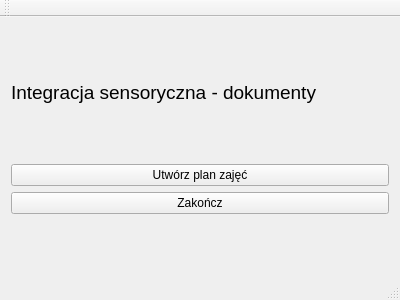
<?xml version="1.0" encoding="UTF-8"?>
<ui version="4.0">
 <class>MainWindow</class>
 <widget class="QMainWindow" name="MainWindow">
  <property name="geometry">
   <rect>
    <x>0</x>
    <y>0</y>
    <width>400</width>
    <height>300</height>
   </rect>
  </property>
  <property name="windowTitle">
   <string>MainWindow</string>
  </property>
  <widget class="QWidget" name="centralWidget">
   <layout class="QVBoxLayout" name="verticalLayout">
    <item>
     <spacer name="verticalSpacer_2">
      <property name="orientation">
       <enum>Qt::Vertical</enum>
      </property>
      <property name="sizeHint" stdset="0">
       <size>
        <width>20</width>
        <height>40</height>
       </size>
      </property>
     </spacer>
    </item>
    <item>
     <widget class="QLabel" name="label_title">
      <property name="font">
       <font>
        <pointsize>14</pointsize>
       </font>
      </property>
      <property name="text">
       <string>Integracja sensoryczna - dokumenty</string>
      </property>
     </widget>
    </item>
    <item>
     <spacer name="verticalSpacer">
      <property name="orientation">
       <enum>Qt::Vertical</enum>
      </property>
      <property name="sizeHint" stdset="0">
       <size>
        <width>20</width>
        <height>40</height>
       </size>
      </property>
     </spacer>
    </item>
    <item>
     <widget class="QPushButton" name="pushButton_newDocument">
      <property name="text">
       <string>Utwórz plan zajęć</string>
      </property>
     </widget>
    </item>
    <item>
     <widget class="QPushButton" name="pushButton_exit">
      <property name="text">
       <string>Zakończ</string>
      </property>
     </widget>
    </item>
    <item>
     <spacer name="verticalSpacer_3">
      <property name="orientation">
       <enum>Qt::Vertical</enum>
      </property>
      <property name="sizeHint" stdset="0">
       <size>
        <width>20</width>
        <height>40</height>
       </size>
      </property>
     </spacer>
    </item>
   </layout>
  </widget>
  <widget class="QMenuBar" name="menuBar">
   <property name="geometry">
    <rect>
     <x>0</x>
     <y>0</y>
     <width>400</width>
     <height>21</height>
    </rect>
   </property>
  </widget>
  <widget class="QToolBar" name="mainToolBar">
   <attribute name="toolBarArea">
    <enum>TopToolBarArea</enum>
   </attribute>
   <attribute name="toolBarBreak">
    <bool>false</bool>
   </attribute>
  </widget>
  <widget class="QStatusBar" name="statusBar"/>
 </widget>
 <layoutdefault spacing="6" margin="11"/>
 <resources/>
 <connections/>
</ui>
